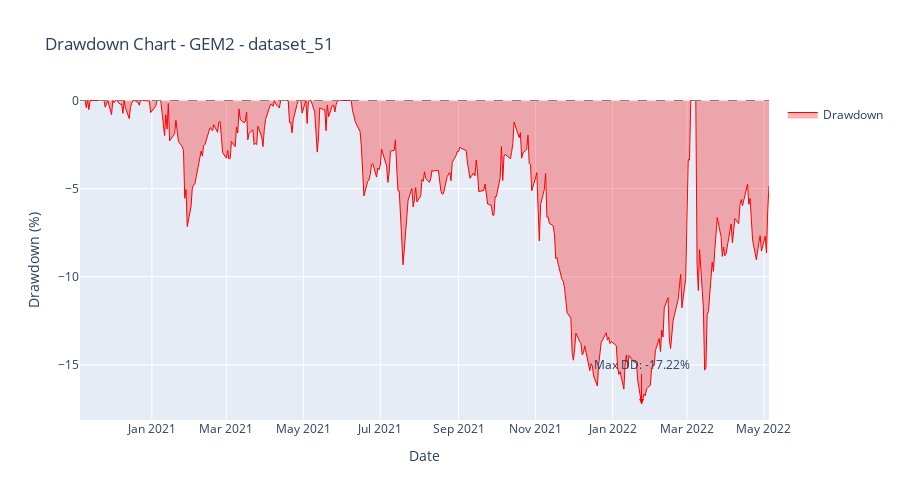

Source (notebook cell):
### Code cell
# Calculate Drawdown

running_max = strategy_cum_returns[dataset_name].cummax()
drawdown = (strategy_cum_returns[dataset_name] - running_max) / running_max
drawdown.index = pd.to_datetime(x_dates)
# Create drawdown chart
fig_dd = go.Figure()

# Add drawdown area
fig_dd.add_trace(go.Scatter(
    x=drawdown.index,
    y=drawdown * 100,  # Convert to percentage
    fill='tozeroy',
    name='Drawdown',
    line=dict(color='red', width=1),
    fillcolor='rgba(255, 0, 0, 0.3)',
    hovertemplate='Date: %{x}<br>Drawdown: %{y:.2f}%<extra></extra>'
))

# Add zero line
fig_dd.add_hline(y=0, line_dash="dash", line_color="gray", line_width=1)

# Calculate key drawdown statistics
max_drawdown = drawdown.min() * 100
max_dd_date = drawdown.idxmin()
current_drawdown = drawdown.iloc[-1] * 100

# Add annotations for max drawdown
fig_dd.add_annotation(
    x=max_dd_date,
    y=max_drawdown,
    text=f'Max DD: {max_drawdown:.2f}%',
    showarrow=True,
    arrowhead=2,
    arrowcolor='red',
    ax=0,
    ay=-40
)

fig_dd.update_layout(
    title=f'Drawdown Chart - {analyze_strategy} - {dataset_name}',
    xaxis_title='Date',
    yaxis_title='Drawdown (%)',
    height=500,
    showlegend=True,
    hovermode='x unified'
)

# Display statistics
display(Markdown(f"""
### Drawdown Statistics for {dataset_name}
- **Maximum Drawdown:** {max_drawdown:.2f}%
- **Max Drawdown Date:** {max_dd_date.strftime('%Y-%m-%d')}
- **Current Drawdown:** {current_drawdown:.2f}%
- **Average Drawdown:** {(drawdown[drawdown < 0].mean() * 100):.2f}%
"""))

pyoff.iplot(fig_dd)

### Figure 1 — Plotly figure (JSON) as saved in the notebook; plotly's stock layout.template omitted (floating-point values rounded to 4 significant figures; data arrays with more than 128 entries replaced by an {"elided": "..."} marker saying what was removed)
{"data": [{"fill": "tozeroy", "fillcolor": "rgba(255, 0, 0, 0.3)", "hovertemplate": "Date: %{x}<br>Drawdown: %{y:.2f}%<extra></extra>", "line": {"color": "red", "width": 1}, "name": "Drawdown", "type": "scatter", "x": {"elided": "377 str values"}, "y": {"elided": "377 float values"}}], "layout": {"annotations": [{"arrowcolor": "red", "arrowhead": 2, "ax": 0, "ay": -40, "showarrow": true, "text": "Max DD: -17.22%", "x": "2022-01-24T00:00:00", "y": -17.22}], "height": 500, "hovermode": "x unified", "shapes": [{"line": {"color": "gray", "dash": "dash", "width": 1}, "type": "line", "x0": 0, "x1": 1, "xref": "x domain", "y0": 0, "y1": 0, "yref": "y"}], "showlegend": true, "title": {"text": "Drawdown Chart - GEM2 - dataset_51"}, "xaxis": {"title": {"text": "Date"}}, "yaxis": {"title": {"text": "Drawdown (%)"}}}}
